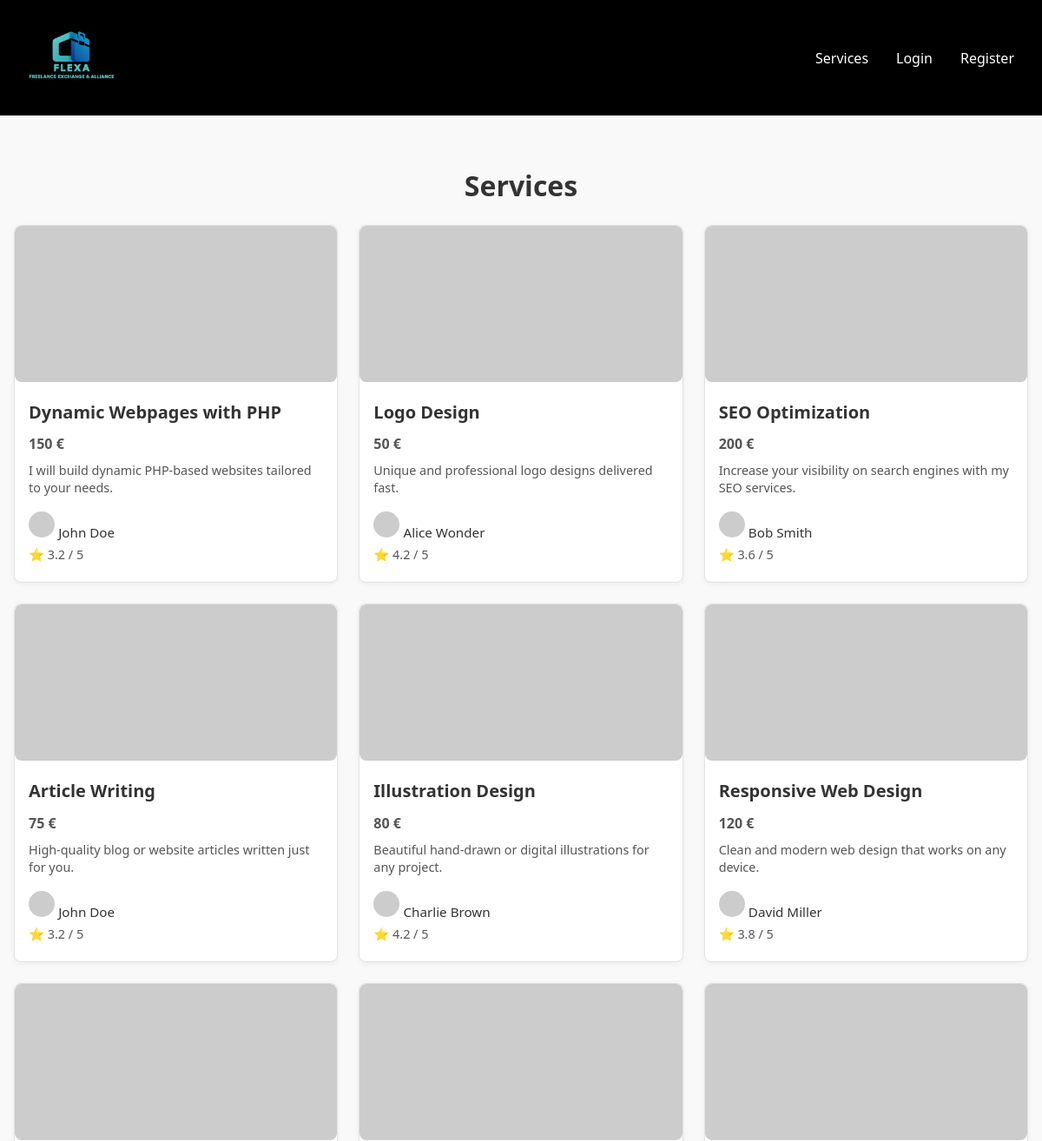
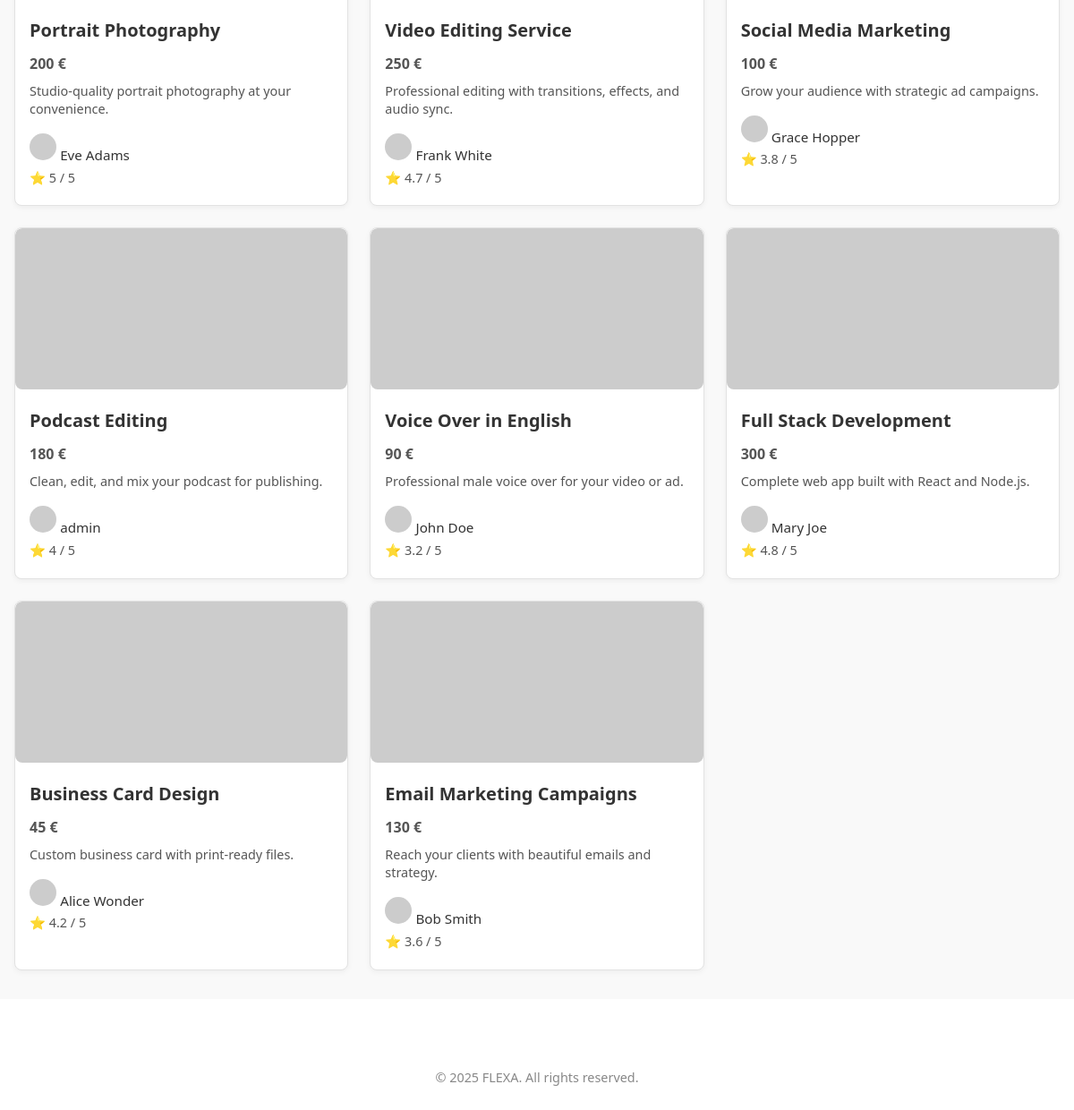
Screenshot of /pages/services.php with the database file from the repository (2 pictures, top to bottom).
### tables this page shows
CREATE TABLE Service
(
    serviceId    INTEGER,
    freelancerId INTEGER,
    categoryId   INTEGER,
    title        VARCHAR(255),
    price        DECIMAL(10, 2),
    deliveryTime INTEGER,
    description  TEXT,
    about        TEXT,
    status       VARCHAR(15),
    rating       DECIMAL(2, 1) DEFAULT 0,

    CONSTRAINT Service_PK PRIMARY KEY (serviceId),
    CONSTRAINT Service_freelancerId_NN CHECK (freelancerId IS NOT NULL),
    CONSTRAINT Service_title_NN CHECK (title IS NOT NULL),
    CONSTRAINT Service_price_NN CHECK (price IS NOT NULL),
    CONSTRAINT Service_deliveryTime_NN CHECK (deliveryTime IS NOT NULL),
    CONSTRAINT Service_description_NN CHECK (description IS NOT NULL),
    CONSTRAINT Service_status_NN CHECK (status IS NOT NULL),
    CONSTRAINT Service_rating_NN CHECK (rating IS NOT NULL),
    CONSTRAINT Service_freelancer_FK FOREIGN KEY (freelancerId) REFERENCES User (userId) ON UPDATE CASCADE,
    CONSTRAINT Service_category_FK FOREIGN KEY (categoryId) REFERENCES ServiceCategory (serviceCategoryId) ON DELETE SET NULL ON UPDATE CASCADE,
    CONSTRAINT Service_deliveryTime_check CHECK (deliveryTime > 0),
    CONSTRAINT Service_status_CK CHECK (status IN ('active', 'inactive', 'deleted')),
    CONSTRAINT Service_rating_CK CHECK (rating BETWEEN 0 AND 5)
);

### pages/services.php (called while the page is built, shortened)
<?php
require_once(__DIR__ . '/../templates/common.tpl.php');
require_once(__DIR__ . '/../database/connection.db.php');
require_once(__DIR__ . '/../model/service.class.php');
require_once(__DIR__ . '/../templates/category.tpl.php');
$db = getDatabaseConnection();
$services = Service::getAllServices($db);
$services_freelancers = getFreelancersForServices($db, $services);
drawCategoryResults("Services", $services_freelancers);

### model/service.class.php (called while the page is built, shortened)
<?php
class Service
{
    public static function getAllServices(PDO $db): array
    {
        $stmt = $db->prepare("SELECT * FROM Service");
        $stmt->execute();
        $services = [];
        while ($data = $stmt->fetch(PDO::FETCH_ASSOC)) {
            $serviceId = intval($data['serviceId']);
            $freelancerId = intval($data['freelancerId']);
            $categoryId = intval($data['categoryId']);
            $title = $data['title'];
            $price = floatval($data['price']);
            $deliveryTime = intval($data['deliveryTime']);
            $description = $data['description'];
            $about = $data['about'];
            $status = $data['status'];
            $rating = floatval($data['rating']);
            $mediaStmt = $db->prepare("SELECT mediaURL FROM ServiceMedia WHERE serviceId = :id");
            $mediaStmt->bindParam(":id", $serviceId, PDO::PARAM_INT);
            $mediaStmt->execute();
            $images = $mediaStmt->fetchAll(PDO::FETCH_COLUMN);
            $services[] = new Service(
                $serviceId,
                $freelancerId,
                $categoryId,
                $title,
                $price,
                $deliveryTime,
                $description,
                $about,
                $status,
                $rating,
                $images
            );
        }
        return $services;
    }
}

### templates/category.tpl.php (the view, shortened to what this page needs)
<?php
require_once(__DIR__ . '/../templates/common.tpl.php');
require_once(__DIR__ . '/../database/connection.db.php');
require_once(__DIR__ . '/../model/service.class.php');
?>
<?php function drawCategoryResults(string $category, array $services): void
{ ?>
    <section class="category-section">
        <div class="category-container">
            <?php
            if (strtolower($category) === 'serviços') {
                echo '<h2 class="section-category-title">Services</h2>';
            } elseif (str_starts_with($category, '_')) {
                echo '<h2 class="section-category-title">Search Results for ' . htmlspecialchars(ucfirst(substr($category, 1))) . '</h2>';
            } else {
                echo '<h2 class="section-category-title">' . $category . '</h2>';
            }
            ?>
            <?php if (empty($services)): ?>
                <p>No services found in this category.</p>
            <?php else: ?>
                <div class="service-grid">
                    <?php foreach ($services as $service): ?>
                        <article class="service-display">
                        <a href="/pages/service_detail.php?id=<?= $service['serviceId'] ?>">
                            <img src="<?= htmlspecialchars($service['images'][0] ?? '/assets/images/pfps/default.jpeg') ?>"
                            alt="Service image" class="service-image">
                        </a>
                            <div class="service-info">
                                <h3 class="service-title"><?= htmlspecialchars($service['title']) ?></h3>
                                <p class="service-price"><?= htmlspecialchars((string)$service['price']) ?> €</p>
                                <p class="service-description"><?= htmlspecialchars($service['description']) ?></p>
                                <div class="freelancer-info">
                                <a href="/pages/user.php?id=<?= $service['freelancer']['id'] ?>">
                                    <img src="<?= htmlspecialchars($service['freelancer']['profilePictureURL']) ?>"
                                         alt="Freelancer profile" class="freelancer-pic">
                                    <span class="freelancer-name"><?= htmlspecialchars($service['freelancer']['name']) ?></span>
                                </a>
                                </div>
                                <?php if ($service['avgRating'] != 0): ?>
                                    <p class="service-rating">⭐ <?= htmlspecialchars((string)$service['avgRating']) ?>
                                        / 5</p>
                                <?php else: ?>
                                    <p class="service-rating">⭐ No ratings yet</p>
                                <?php endif; ?>
                            </div>
                        </article>
                    <?php endforeach; ?>
                </div>
            <?php endif; ?>
        </div>
    </section>
<?php } ?>

### css/style.css (style rules this page uses)
body { margin: 0; background: #ffffff; color: #333; font-family: 'Segoe UI', sans-serif; padding: 0; }
a { text-decoration: none; }
.service-info { display: flex; flex-direction: column; justify-content: center; }
.service-info h3 { margin: 0 0 0.5rem 0; font-size: 1.25rem; }
.service-info p { margin: 0.25rem 0; color: #555; line-height: 1.4; }
.service-image { width: 120px; height: auto; border-radius: 8px; }
.service-info p { margin: 0.3rem 0; }
.category-section { padding: 2rem 0; background-color: #f9f9f9; }
.category-container { max-width: 1200px; margin: 0 auto; padding: 0 1rem; }
.section-category-title { font-size: 2rem; margin-bottom: 1.5rem; text-align: center; }
.service-grid { display: grid; grid-template-columns: repeat(auto-fill, minmax(280px, 1fr)); gap: 1.5rem; }
.service-display { background-color: white; border: 1px solid #e2e2e2; border-radius: 8px; overflow: hidden; box-shadow: 0 2px 6px rgba(0, 0, 0, 0.05); transition: transform 0.2s ease; }
.service-image { width: 100%; height: 180px; object-fit: cover; }
.service-info { padding: 1rem; }
.service-title { font-size: 1.2rem; font-weight: bold; margin-bottom: 0.5rem; }
.service-price { color: #27ae60; font-weight: 600; margin-bottom: 0.5rem; }
.service-description { font-size: 0.9rem; color: #555; }
.freelancer-info { display: flex; align-items: center; gap: 0.5rem; margin-top: 0.75rem; }
.freelancer-pic { width: 30px; height: 30px; border-radius: 50%; object-fit: cover; }
.freelancer-name { font-size: 0.95rem; font-weight: 500; color: #333; }
.service-rating { font-size: 0.9rem; color: #f39c12; margin-top: 0.5rem; }
h3 { margin-bottom: 1rem; margin-top: 2rem; font-size: 1.4rem; }

### rows the page displays
service: title "Illustration Design", price "80", description "Beautiful hand-drawn or digital illustrations for any project.", name "Charlie Brown", rating "4.2"
service: title "Responsive Web Design", price "120", description "Clean and modern web design that works on any device.", name "David Miller", rating "3.8"
service: title "Portrait Photography", price "200", description "Studio-quality portrait photography at your convenience.", name "Eve Adams", rating "5"
service: title "Video Editing Service", price "250", description "Professional editing with transitions, effects, and audio sync.", name "Frank White", rating "4.7"
service: title "Podcast Editing", price "180", description "Clean, edit, and mix your podcast for publishing.", name "admin", rating "4"
service: title "Full Stack Development", price "300", description "Complete web app built with React and Node.js.", name "Mary Joe", rating "4.8"

### other values shown
$category "Services"
$service['title'] "Dynamic Webpages with PHP"
$service['price'] "150"
$service['description'] "I will build dynamic PHP-based websites tailored to your needs."
$service['freelancer']['name'] "John Doe"
$service['avgRating'] "3.2"
$service['title'] "Logo Design"
$service['price'] "50"
$service['description'] "Unique and professional logo designs delivered fast."
$service['freelancer']['name'] "Alice Wonder"
$service['avgRating'] "4.2"
$service['title'] "SEO Optimization"
$service['price'] "200"
$service['description'] "Increase your visibility on search engines with my SEO services."
$service['freelancer']['name'] "Bob Smith"
